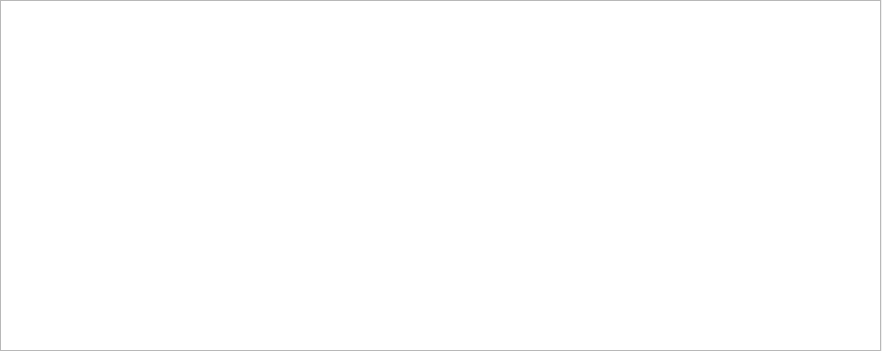
<?xml version="1.0" encoding="UTF-8"?>
<ui version="4.0">
 <class>Dialog</class>
 <widget class="QDialog" name="Dialog">
  <property name="geometry">
   <rect>
    <x>0</x>
    <y>0</y>
    <width>882</width>
    <height>351</height>
   </rect>
  </property>
  <property name="windowTitle">
   <string>Dialog</string>
  </property>
  <widget class="QTableWidget" name="tableWidget">
   <property name="geometry">
    <rect>
     <x>0</x>
     <y>0</y>
     <width>881</width>
     <height>351</height>
    </rect>
   </property>
  </widget>
 </widget>
 <resources/>
 <connections/>
</ui>
